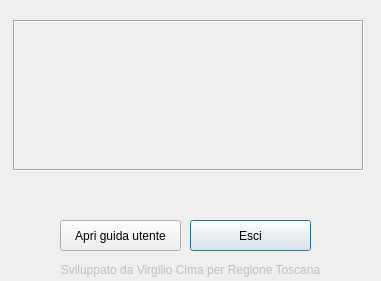
<?xml version="1.0" encoding="UTF-8"?>
<ui version="4.0">
 <class>InfoDialog</class>
 <widget class="QDialog" name="InfoDialog">
  <property name="windowModality">
   <enum>Qt::ApplicationModal</enum>
  </property>
  <property name="geometry">
   <rect>
    <x>0</x>
    <y>0</y>
    <width>381</width>
    <height>281</height>
   </rect>
  </property>
  <property name="windowTitle">
   <string>Informazioni</string>
  </property>
  <property name="windowIcon">
   <iconset>
    <normaloff>Main/GeoControlli.ico</normaloff>Main/GeoControlli.ico</iconset>
  </property>
  <property name="modal">
   <bool>true</bool>
  </property>
  <widget class="QLabel" name="labVersion">
   <property name="enabled">
    <bool>true</bool>
   </property>
   <property name="geometry">
    <rect>
     <x>7</x>
     <y>184</y>
     <width>361</width>
     <height>20</height>
    </rect>
   </property>
   <property name="text">
    <string> </string>
   </property>
   <property name="alignment">
    <set>Qt::AlignCenter</set>
   </property>
  </widget>
  <widget class="QPushButton" name="pbInfoExit">
   <property name="geometry">
    <rect>
     <x>190</x>
     <y>220</y>
     <width>121</width>
     <height>31</height>
    </rect>
   </property>
   <property name="toolTip">
    <string>Esce dal programma</string>
   </property>
   <property name="text">
    <string>Esci</string>
   </property>
  </widget>
  <widget class="QLabel" name="labInfoImg">
   <property name="geometry">
    <rect>
     <x>13</x>
     <y>20</y>
     <width>351</width>
     <height>151</height>
    </rect>
   </property>
   <property name="frameShape">
    <enum>QFrame::Box</enum>
   </property>
   <property name="frameShadow">
    <enum>QFrame::Sunken</enum>
   </property>
   <property name="text">
    <string/>
   </property>
   <property name="pixmap">
    <pixmap resource="geocontrolli_rt.qrc">:/gcrt_/geocontrolli_rt_info.bmp</pixmap>
   </property>
   <property name="scaledContents">
    <bool>true</bool>
   </property>
  </widget>
  <widget class="QPushButton" name="pbInfoManual">
   <property name="geometry">
    <rect>
     <x>60</x>
     <y>220</y>
     <width>121</width>
     <height>31</height>
    </rect>
   </property>
   <property name="toolTip">
    <string>Apre il file GeoControlli_RT_GuidaUtente.pdf</string>
   </property>
   <property name="text">
    <string>Apri guida utente</string>
   </property>
  </widget>
  <widget class="QLabel" name="label_2">
   <property name="enabled">
    <bool>false</bool>
   </property>
   <property name="geometry">
    <rect>
     <x>10</x>
     <y>260</y>
     <width>361</width>
     <height>20</height>
    </rect>
   </property>
   <property name="text">
    <string>Sviluppato da Virgilio Cima per Regione Toscana</string>
   </property>
   <property name="alignment">
    <set>Qt::AlignCenter</set>
   </property>
  </widget>
 </widget>
 <resources>
  <include location="geocontrolli_rt.qrc"/>
 </resources>
 <connections/>
</ui>
